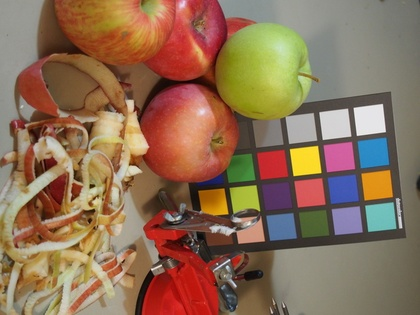
%> input picture MATLAB_ISP/test_images/apples.jpg, 420 x 315 px, shrunk from 640 x 480 before the run
$ octave --eval "result = blacklevel(imread('test_images/apples.jpg'));"   (GNU Octave 9; MATLAB toolbox functions it lacks are replaced by stand-ins)
%> lines starting %> are read from the running program, lines starting %| are printed output that depends on the picture
function result = blacklevel(img)

figure(2)
histogram(img);
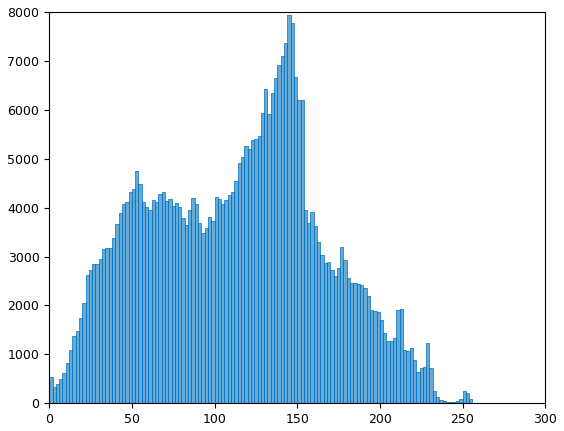
%> figure redrawn from the program's plot data; tallest bar 7929 high, from x = 144 to 146
img=rescale(img, 0, 255);

% Histogram equalization to improve gray level contrast
h = size(img,1);
%> h = 315
w = size(img,2);
%> w = 420
[counts,binLocations] = imhist(uint8(img));
%> counts = 256 values, max 4043 at index 146, min 10 at index 243, mean 1550.4; binLocations = 256 values from 0 to 255

cdf=zeros(256,1);

for i=1:256
    p_c = round((counts(i)/(h*w))*255);
    if i==1
        cdf(i)=p_c;
    else
        cdf(i)=p_c+cdf(i-1);
    end
end
%> this loop made 256 passes
%> p_c on passes 1 to 3: 1, 0, 0
%> after the loop, cdf = 256 values from 1 to 766

for i=1:h
    for j=1:w
        img(i,j)=cdf(uint8(img(i,j))+1);
    end
end
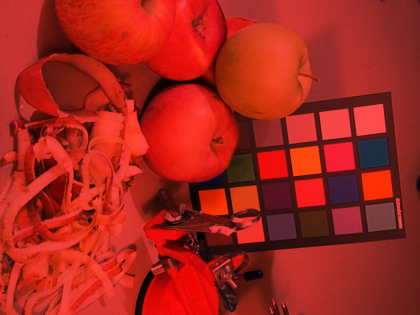
%> img: size 315x420x3 double; mean R, G, B 506.2, 111, 85.9; drawn with min black and max white
%> `result = blacklevel(imread('test_images/apples.jpg'));`:
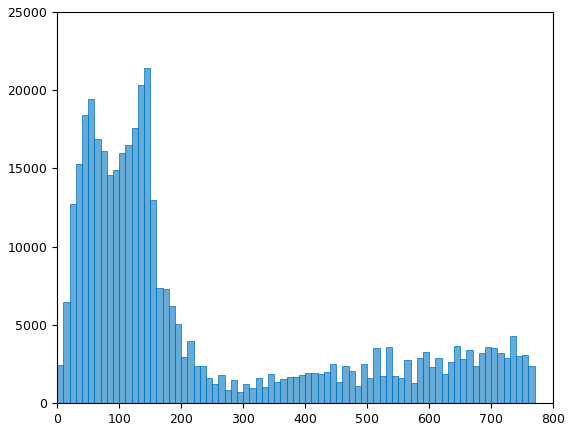
%> figure redrawn from the program's plot data; tallest bar 21411 high, from x = 140 to 150

result=double(img);
figure(3)
histogram(result)

$ run again, on MATLAB_ISP/test_images/cookies.jpg
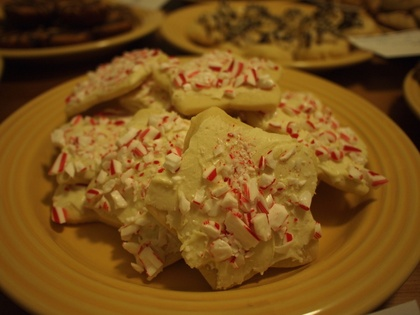
%> input picture MATLAB_ISP/test_images/cookies.jpg, 420 x 315 px, shrunk from 640 x 480 before the run
%> counts = 256 values, max 7022 at index 17, min 0 at index 33, mean 1550.4; binLocations = 256 values from 0 to 255
%> the loop in blacklevel, `for i=1:256` made 256 passes
%> p_c on passes 1 to 3: 5, 2, 3
%> after the loop in blacklevel, `for i=1:256`: cdf = 256 values from 5 to 759
%> after the loop in blacklevel, `for i=1:h`:
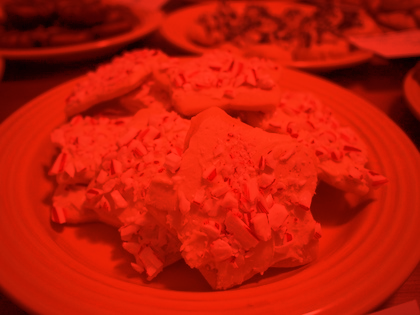
%> img: size 315x420x3 double; mean R, G, B 563.9, 81.3, 25.5; drawn with min black and max white
%> `result = blacklevel(imread('test_images/apples.jpg'));`:
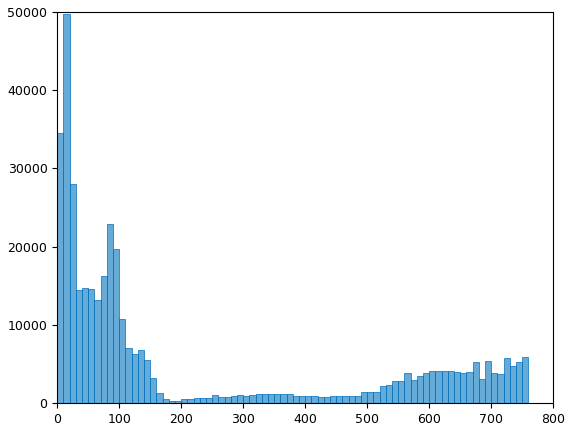
%> figure redrawn from the program's plot data; tallest bar 49774 high, from x = 10 to 20

$ run again, on MATLAB_ISP/test_images/desk.jpg
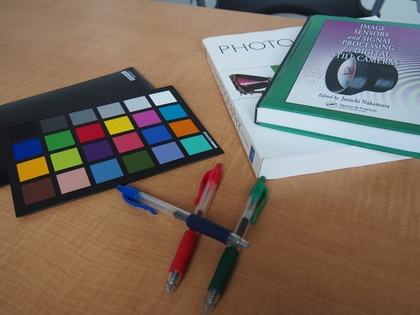
%> input picture MATLAB_ISP/test_images/desk.jpg, 420 x 315 px, shrunk from 640 x 480 before the run
%> counts = 256 values, max 3072 at index 45, min 0 at index 22, mean 1550.4; binLocations = 256 values from 0 to 255
%> the loop in blacklevel, `for i=1:256` made 256 passes
%> p_c on passes 1 to 3: 1, 0, 0
%> after the loop in blacklevel, `for i=1:256`: cdf = 256 values from 1 to 763
%> after the loop in blacklevel, `for i=1:h`:
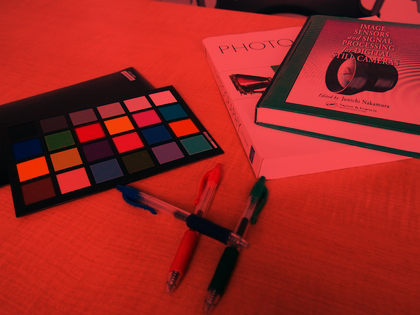
%> img: size 315x420x3 double; mean R, G, B 456.6, 108.6, 95.8; drawn with min black and max white
%> `result = blacklevel(imread('test_images/apples.jpg'));`:
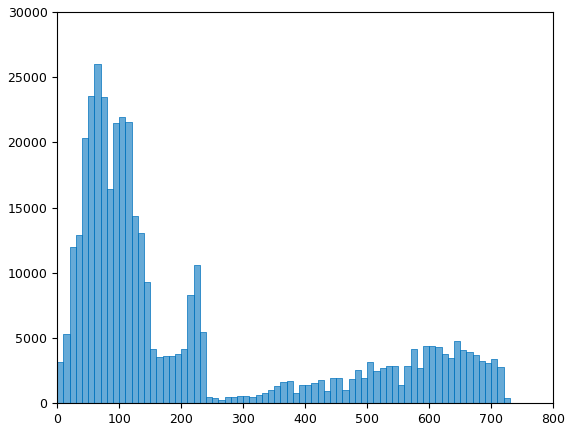
%> figure redrawn from the program's plot data; tallest bar 26013 high, from x = 60 to 70
